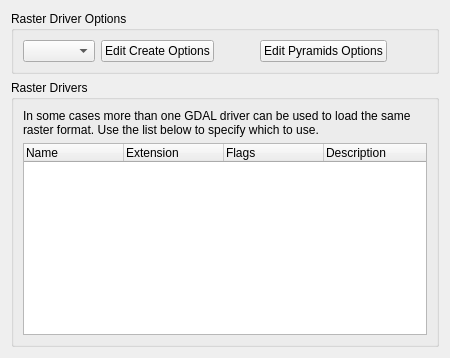
                 <widget class="QWidget" name="tab_3">
                  <attribute name="title">
                   <string>Raster Drivers</string>
                  </attribute>
                  <layout class="QVBoxLayout" name="verticalLayout_24">
                   <item>
                    <widget class="QGroupBox" name="groupBox_16">
                     <property name="title">
                      <string>Raster Driver Options</string>
                     </property>
                     <layout class="QGridLayout" name="gridLayout_29">
                      <item row="0" column="1">
                       <widget class="QComboBox" name="cmbEditCreateOptions" />
                      </item>
                      <item row="0" column="3">
                       <spacer name="horizontalSpacer_15">
                        <property name="orientation">
                         <enum>Qt::Horizontal</enum>
                        </property>
                        <property name="sizeHint" stdset="0">
                         <size>
                          <width>40</width>
                          <height>20</height>
                         </size>
                        </property>
                       </spacer>
                      </item>
                      <item row="0" column="4">
                       <widget class="QPushButton" name="pbnEditPyramidsOptions">
                        <property name="text">
                         <string>Edit Pyramids Options</string>
                        </property>
                       </widget>
                      </item>
                      <item row="0" column="5">
                       <spacer name="horizontalSpacer_16">
                        <property name="orientation">
                         <enum>Qt::Horizontal</enum>
                        </property>
                        <property name="sizeHint" stdset="0">
                         <size>
                          <width>40</width>
                          <height>20</height>
                         </size>
                        </property>
                       </spacer>
                      </item>
                      <item row="0" column="2">
                       <widget class="QPushButton" name="pbnEditCreateOptions">
                        <property name="text">
                         <string>Edit Create Options</string>
                        </property>
                       </widget>
                      </item>
                     </layout>
                    </widget>
                   </item>
                   <item>
                    <widget class="QGroupBox" name="groupBox_13">
                     <property name="title">
                      <string>Raster Drivers</string>
                     </property>
                     <layout class="QGridLayout" name="gridLayout_24">
                      <item row="0" column="0">
                       <widget class="QLabel" name="label_17">
                        <property name="text">
                         <string>In some cases more than one GDAL driver can be used to load the same raster format. Use the list below to specify which to use.</string>
                        </property>
                        <property name="wordWrap">
                         <bool>true</bool>
                        </property>
                       </widget>
                      </item>
                      <item row="1" column="0">
                       <widget class="QTreeWidget" name="lstRasterDrivers">
                        <property name="minimumSize">
                         <size>
                          <width>0</width>
                          <height>141</height>
                         </size>
                        </property>
                        <column>
                         <property name="text">
                          <string>Name</string>
                         </property>
                        </column>
                        <column>
                         <property name="text">
                          <string>Extension</string>
                         </property>
                        </column>
                        <column>
                         <property name="text">
                          <string>Flags</string>
                         </property>
                        </column>
                        <column>
                         <property name="text">
                          <string>Description</string>
                         </property>
                        </column>
                       </widget>
                      </item>
                     </layout>
                    </widget>
                   </item>
                  </layout>
                 </widget>
